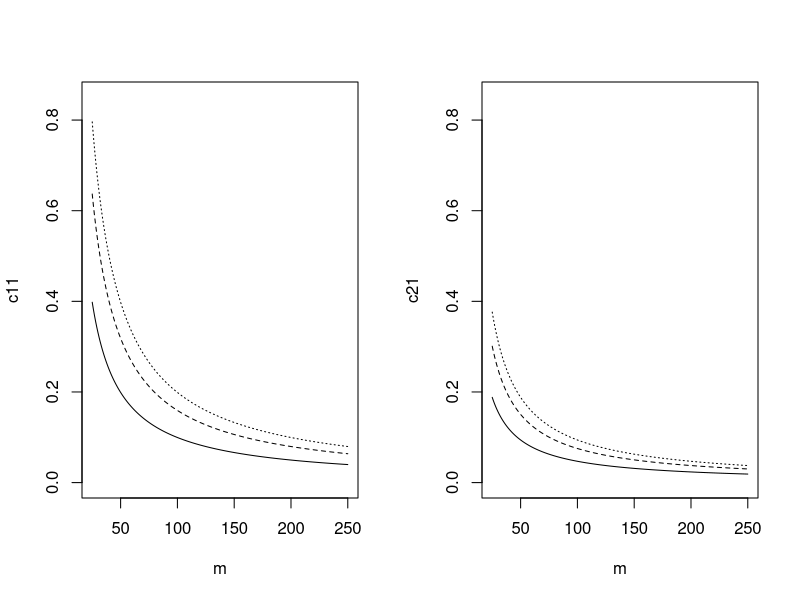

Here is the R script that generated this plot:


#mu=0.1
sigma_n=0.1
phi=0.98
k1=sqrt(1-phi*phi)/sigma_n


m=seq(25, 250, by=1)
b1=2.5
b2=4
b3=5

c11=2*b1*k1/m
c12=2*b2*k1/m
c13=2*b3*k1/m

#mu=0.5
sigma_n=0.15
phi=0.99
k2=sqrt(1-phi*phi)/sigma_n

c21=2*b1*k2/m
c22=2*b2*k2/m
c23=2*b3*k2/m

par(mfrow=c(1, 2))
plot(m, c11, type='l', ylim=c(0,.85))
lines(m, c12, lty=2)
lines(m, c13, lty=3)

plot(m, c21, type='l', ylim=c(0,.85))
lines(m, c22, lty=2)
lines(m, c23, lty=3)
par(mfrow=c(1, 1))
